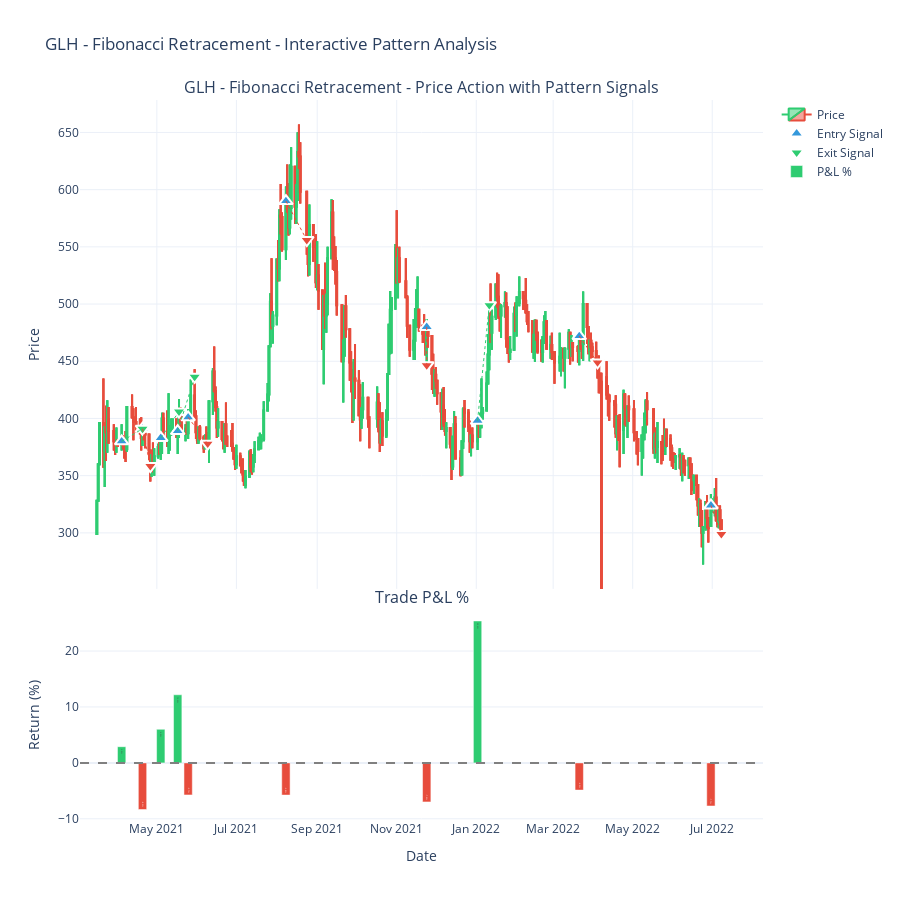

This figure's notebook cell:
### Markdown cell above
## Pattern Visualization Features

The `visualize_backtest_results` function now includes:

1. **Statistical Summary Charts** - Win/loss distribution, P&L histograms, cumulative returns
2. **Interactive Price Chart** (NEW!) - Plotly candlestick chart with:
   - Entry signals marked with blue triangles
   - Exit signals marked with green (profit) or red (loss) triangles
   - Dotted lines connecting entry/exit points
   - P&L bar chart below the price action
   - Interactive zoom, pan, and hover features

This makes it easy to visually verify if the pattern detection is working correctly by seeing exactly where signals are generated on the actual price chart.

### Code cell
def detect_fibonacci_retracement_pattern(daily_df: pd.DataFrame, idx: int) -> Dict:
    """
    Detect Fibonacci retracement pattern:
    1. Identify a significant swing (uptrend or downtrend)
    2. Calculate Fibonacci retracement levels (23.6%, 38.2%, 50%, 61.8%, 78.6%)
    3. Detect price retracement to key Fibonacci level
    4. Look for bullish reversal signal at Fibonacci support
    
    Args:
        daily_df: Daily timeframe data
        idx: Current index in daily_df
        
    Returns:
        Dict with 'signal': bool, 'entry_price': float, 'stop_loss': float, 
        'take_profit': float, 'details': dict
    """
    
    # Need at least 30 candles to identify proper swing
    if idx < 30:
        return {'signal': False}
    
    # Look back to find significant swing
    lookback = 20
    swing_data = daily_df.iloc[max(0, idx - lookback):idx]
    
    # Find swing high and swing low in the lookback period
    swing_high_idx = swing_data['high'].idxmax()
    swing_low_idx = swing_data['low'].idxmin()
    
    swing_high = swing_data.loc[swing_high_idx, 'high']
    swing_low = swing_data.loc[swing_low_idx, 'low']
    
    # Calculate swing magnitude
    swing_magnitude = swing_high - swing_low
    
    # Require minimum 5% swing to be significant
    if swing_magnitude / swing_low < 0.05:
        return {'signal': False}
    
    # Determine if we had an uptrend (low before high) or downtrend
    # For bullish signal, we want uptrend followed by retracement
    if swing_low_idx > swing_high_idx:
        # Downtrend - not suitable for bullish entry
        return {'signal': False}
    
    # Calculate Fibonacci retracement levels
    fib_levels = {
        '0.0': swing_high,
        '0.236': swing_high - (swing_magnitude * 0.236),
        '0.382': swing_high - (swing_magnitude * 0.382),
        '0.500': swing_high - (swing_magnitude * 0.500),
        '0.618': swing_high - (swing_magnitude * 0.618),
        '0.786': swing_high - (swing_magnitude * 0.786),
        '1.0': swing_low
    }
    
    # Get current candle
    current_candle = daily_df.iloc[idx]
    current_price = current_candle['close']
    current_low = current_candle['low']
    
    # Check if price has retraced to a key Fibonacci level (38.2%, 50%, or 61.8%)
    key_fib_levels = [0.382, 0.500, 0.618]
    touched_fib_level = None
    fib_level_value = None
    
    # Allow 1% tolerance for hitting Fibonacci level
    tolerance = swing_magnitude * 0.01
    
    for fib in key_fib_levels:
        fib_price = fib_levels[f'{fib:.3f}']
        if abs(current_low - fib_price) <= tolerance or (current_low <= fib_price <= current_candle['high']):
            touched_fib_level = fib
            fib_level_value = fib_price
            break
    
    if touched_fib_level is None:
        return {'signal': False}
    
    # Look for bullish reversal signal (bullish candle at Fibonacci level)
    is_bullish = current_candle['close'] > current_candle['open']
    
    # Additional confirmation: check if previous candle was bearish (showing selling pressure before reversal)
    if idx > 0:
        prev_candle = daily_df.iloc[idx - 1]
        prev_was_bearish = prev_candle['close'] < prev_candle['open']
        
        # Stronger signal if we have bearish-to-bullish reversal
        if not (is_bullish and prev_was_bearish):
            return {'signal': False}
    else:
        if not is_bullish:
            return {'signal': False}
    
    # Check volume confirmation (if available)
    if 'Traded_Shares' in current_candle.index:
        avg_volume = daily_df.iloc[max(0, idx-10):idx]['Traded_Shares'].mean()
        if current_candle['Traded_Shares'] < avg_volume * 0.8:
            # Low volume - weak signal
            return {'signal': False}
    
    # Define entry, stop loss, and take profit
    entry_price = current_candle['close']
    
    # Stop loss: below the Fibonacci level or swing low
    stop_loss = min(fib_level_value * 0.98, swing_low * 0.99)
    
    # Take profit: target the swing high or next Fibonacci extension
    # Use risk-reward ratio of 1:2
    risk = entry_price - stop_loss
    take_profit = entry_price + (risk * 2)
    
    # Alternative: target swing high if it gives better R:R
    potential_tp_swing_high = swing_high * 0.99  # Slightly below swing high
    if potential_tp_swing_high > take_profit:
        take_profit = potential_tp_swing_high
    
    return {
        'signal': True,
        'entry_price': entry_price,
        'stop_loss': stop_loss,
        'take_profit': take_profit,
        'details': {
            'swing_high': swing_high,
            'swing_low': swing_low,
            'fib_level_touched': touched_fib_level,
            'fib_level_price': fib_level_value,
            'fib_0.236': fib_levels['0.236'],
            'fib_0.382': fib_levels['0.382'],
            'fib_0.500': fib_levels['0.500'],
            'fib_0.618': fib_levels['0.618'],
            'entry_date': current_candle['date']
        }
    }


# Example: Backtest Fibonacci Retracement Pattern
symbol_fib = "GLH"

# Load stock data (reuse the data if already loaded)
if 'daily_df' not in locals() or daily_df.empty:
    daily_df = load_stock_data_from_hdfs(
        spark, 
        hdfs_base_path, 
        symbol_fib, 
        start_year=2012, 
        end_year=2022
    )

# Run backtest with Fibonacci pattern
print(f"\n{'='*80}")
print(f"BACKTESTING FIBONACCI RETRACEMENT PATTERN FOR {symbol_fib}")
print(f"{'='*80}")

trades_fib = backtest_pattern(
    daily_df, 
    detect_fibonacci_retracement_pattern,  # Use Fibonacci pattern function
    max_hold_days=30
)

# Visualize results
if trades_fib:
    results_fib_df = visualize_backtest_results(trades_fib, f"{symbol_fib} - Fibonacci Retracement", daily_df)
    
    # Display detailed results
    print("\n" + "="*100)
    print("FIRST 10 FIBONACCI PATTERN TRADES")
    print("="*100)
    display(results_fib_df[['entry_date', 'exit_date', 'entry_price', 'exit_price', 
                            'pnl_pct', 'exit_reason']].head(10))
    
    # Show pattern-specific details
    print("\n" + "="*100)
    print("FIBONACCI LEVEL DETAILS FOR FIRST 5 TRADES")
    print("="*100)
    for i, trade in enumerate(trades_fib[:5]):
        details = trade['details']
        print(f"\nTrade {i+1}:")
        print(f"  Entry Date: {trade['entry_date']}")
        print(f"  Swing High: {details.get('swing_high', 'N/A'):.2f}")
        print(f"  Swing Low: {details.get('swing_low', 'N/A'):.2f}")
        print(f"  Fib Level Touched: {details.get('fib_level_touched', 'N/A'):.1%}")
        print(f"  Fib Price: {details.get('fib_level_price', 'N/A'):.2f}")
        print(f"  Entry Price: {trade['entry_price']:.2f}")
        print(f"  P&L: {trade['pnl_pct']:.2f}%")
    
    # Export to CSV if needed
    # results_fib_df.to_csv(f'{symbol_fib}_fibonacci_backtest_results.csv', index=False)
else:
    print("No trades found matching the Fibonacci retracement pattern criteria.")

### Figure 1 — Plotly figure (JSON) as saved in the notebook; plotly's stock layout.template omitted (floating-point values rounded to 4 significant figures; data arrays with more than 128 entries replaced by an {"elided": "..."} marker saying what was removed)
{"data": [{"close": {"elided": "951 float values"}, "decreasing": {"line": {"color": "#e74c3c"}}, "high": {"elided": "951 float values"}, "increasing": {"line": {"color": "#2ecc71"}}, "low": {"elided": "951 float values"}, "name": "Price", "open": {"elided": "951 float values"}, "type": "candlestick", "x": {"elided": "951 str values"}, "xaxis": "x", "yaxis": "y"}, {"hovertemplate": "<b>Entry Signal</b><br>Date: %{x}<br>Price: %{y:.2f}<extra></extra>", "marker": {"color": "#3498db", "line": {"color": "white", "width": 2}, "size": 12, "symbol": "triangle-up"}, "mode": "markers", "name": "Entry Signal", "text": ["Entry: 380.00", "Entry: 391.00", "Entry: 383.00", "Entry: 389.00", "Entry: 401.00", "Entry: 590.00", "Entry: 480.00", "Entry: 398.00", "Entry: 472.00", "Entry: 324.00"], "type": "scatter", "x": ["2021-04-04T00:00:00.000000000", "2021-04-20T00:00:00.000000000", "2021-05-04T00:00:00.000000000", "2021-05-17T00:00:00.000000000", "2021-05-25T00:00:00.000000000", "2021-08-08T00:00:00.000000000", "2021-11-24T00:00:00.000000000", "2022-01-02T00:00:00.000000000", "2022-03-21T00:00:00.000000000", "2022-06-30T00:00:00.000000000"], "xaxis": "x", "y": [380.0, 391.0, 383.0, 389.0, 401.0, 590.0, 480.0, 398.0, 472.0, 324.0], "yaxis": "y"}, {"hovertemplate": "<b>Exit Signal</b><br>Date: %{x}<br>Price: %{y:.2f}<br>%{text}<extra></extra>", "marker": {"color": ["#2ecc71", "#e74c3c", "#2ecc71", "#2ecc71", "#e74c3c", "#e74c3c", "#e74c3c", "#2ecc71", "#e74c3c", "#e74c3c"], "line": {"color": "white", "width": 2}, "size": 12, "symbol": "triangle-down"}, "mode": "markers", "name": "Exit Signal", "text": ["Exit: 391.00<br>P&L: 2.89%", "Exit: 358.38<br>P&L: -8.34%", "Exit: 406.00<br>P&L: 6.01%", "Exit: 436.38<br>P&L: 12.18%", "Exit: 378.00<br>P&L: -5.74%", "Exit: 556.00<br>P&L: -5.76%", "Exit: 446.49<br>P&L: -6.98%", "Exit: 499.02<br>P&L: 25.38%", "Exit: 449.00<br>P&L: -4.87%", "Exit: 299.00<br>P&L: -7.72%"], "type": "scatter", "x": ["2021-04-20T00:00:00.000000000", "2021-04-26T00:00:00.000000000", "2021-05-18T00:00:00.000000000", "2021-05-30T00:00:00.000000000", "2021-06-09T00:00:00.000000000", "2021-08-24T00:00:00.000000000", "2021-11-24T00:00:00.000000000", "2022-01-11T00:00:00.000000000", "2022-04-04T00:00:00.000000000", "2022-07-08T00:00:00.000000000"], "xaxis": "x", "y": [391.0, 358.4, 406.0, 436.4, 378.0, 556.0, 446.5, 499.0, 449.0, 299.0], "yaxis": "y"}, {"hoverinfo": "skip", "line": {"color": "#2ecc71", "dash": "dot", "width": 1}, "mode": "lines", "showlegend": false, "type": "scatter", "x": ["2021-04-04T00:00:00", "2021-04-20T00:00:00"], "xaxis": "x", "y": [380, 391], "yaxis": "y"}, {"hoverinfo": "skip", "line": {"color": "#e74c3c", "dash": "dot", "width": 1}, "mode": "lines", "showlegend": false, "type": "scatter", "x": ["2021-04-20T00:00:00", "2021-04-26T00:00:00"], "xaxis": "x", "y": [391, 358.4], "yaxis": "y"}, {"hoverinfo": "skip", "line": {"color": "#2ecc71", "dash": "dot", "width": 1}, "mode": "lines", "showlegend": false, "type": "scatter", "x": ["2021-05-04T00:00:00", "2021-05-18T00:00:00"], "xaxis": "x", "y": [383, 406], "yaxis": "y"}, {"hoverinfo": "skip", "line": {"color": "#2ecc71", "dash": "dot", "width": 1}, "mode": "lines", "showlegend": false, "type": "scatter", "x": ["2021-05-17T00:00:00", "2021-05-30T00:00:00"], "xaxis": "x", "y": [389, 436.4], "yaxis": "y"}, {"hoverinfo": "skip", "line": {"color": "#e74c3c", "dash": "dot", "width": 1}, "mode": "lines", "showlegend": false, "type": "scatter", "x": ["2021-05-25T00:00:00", "2021-06-09T00:00:00"], "xaxis": "x", "y": [401, 378], "yaxis": "y"}, {"hoverinfo": "skip", "line": {"color": "#e74c3c", "dash": "dot", "width": 1}, "mode": "lines", "showlegend": false, "type": "scatter", "x": ["2021-08-08T00:00:00", "2021-08-24T00:00:00"], "xaxis": "x", "y": [590, 556], "yaxis": "y"}, {"hoverinfo": "skip", "line": {"color": "#e74c3c", "dash": "dot", "width": 1}, "mode": "lines", "showlegend": false, "type": "scatter", "x": ["2021-11-24T00:00:00", "2021-11-24T00:00:00"], "xaxis": "x", "y": [480, 446.5], "yaxis": "y"}, {"hoverinfo": "skip", "line": {"color": "#2ecc71", "dash": "dot", "width": 1}, "mode": "lines", "showlegend": false, "type": "scatter", "x": ["2022-01-02T00:00:00", "2022-01-11T00:00:00"], "xaxis": "x", "y": [398, 499.0], "yaxis": "y"}, {"hoverinfo": "skip", "line": {"color": "#e74c3c", "dash": "dot", "width": 1}, "mode": "lines", "showlegend": false, "type": "scatter", "x": ["2022-03-21T00:00:00", "2022-04-04T00:00:00"], "xaxis": "x", "y": [472, 449], "yaxis": "y"}, {"hoverinfo": "skip", "line": {"color": "#e74c3c", "dash": "dot", "width": 1}, "mode": "lines", "showlegend": false, "type": "scatter", "x": ["2022-06-30T00:00:00", "2022-07-08T00:00:00"], "xaxis": "x", "y": [324, 299], "yaxis": "y"}, {"hovertemplate": "<b>Trade P&L</b><br>Entry: %{x}<br>Return: %{y:.2f}%<extra></extra>", "marker": {"color": ["#2ecc71", "#e74c3c", "#2ecc71", "#2ecc71", "#e74c3c", "#e74c3c", "#e74c3c", "#2ecc71", "#e74c3c", "#e74c3c"]}, "name": "P&L %", "text": ["2.9%", "-8.3%", "6.0%", "12.2%", "-5.7%", "-5.8%", "-7.0%", "25.4%", "-4.9%", "-7.7%"], "type": "bar", "x": ["2021-04-04T00:00:00.000000000", "2021-04-20T00:00:00.000000000", "2021-05-04T00:00:00.000000000", "2021-05-17T00:00:00.000000000", "2021-05-25T00:00:00.000000000", "2021-08-08T00:00:00.000000000", "2021-11-24T00:00:00.000000000", "2022-01-02T00:00:00.000000000", "2022-03-21T00:00:00.000000000", "2022-06-30T00:00:00.000000000"], "xaxis": "x2", "y": [2.895, -8.343, 6.005, 12.18, -5.736, -5.763, -6.981, 25.38, -4.873, -7.716], "yaxis": "y2"}], "layout": {"annotations": [{"font": {"size": 16}, "showarrow": false, "text": "GLH - Fibonacci Retracement - Price Action with Pattern Signals", "x": 0.5, "xanchor": "center", "xref": "paper", "y": 1.0, "yanchor": "bottom", "yref": "paper"}, {"font": {"size": 16}, "showarrow": false, "text": "Trade P&L %", "x": 0.5, "xanchor": "center", "xref": "paper", "y": 0.291, "yanchor": "bottom", "yref": "paper"}], "height": 900, "hovermode": "x unified", "shapes": [{"line": {"color": "gray", "dash": "dash"}, "type": "line", "x0": 0, "x1": 1, "xref": "x2 domain", "y0": 0, "y1": 0, "yref": "y2"}], "showlegend": true, "title": {"text": "GLH - Fibonacci Retracement - Interactive Pattern Analysis"}, "xaxis": {"anchor": "y", "domain": [0, 1], "matches": "x2", "rangeslider": {"visible": false}, "showticklabels": false}, "xaxis2": {"anchor": "y2", "domain": [0, 1], "title": {"text": "Date"}}, "yaxis": {"anchor": "x", "domain": [0.321, 1.0], "title": {"text": "Price"}}, "yaxis2": {"anchor": "x2", "domain": [0, 0.291], "title": {"text": "Return (%)"}}}}
